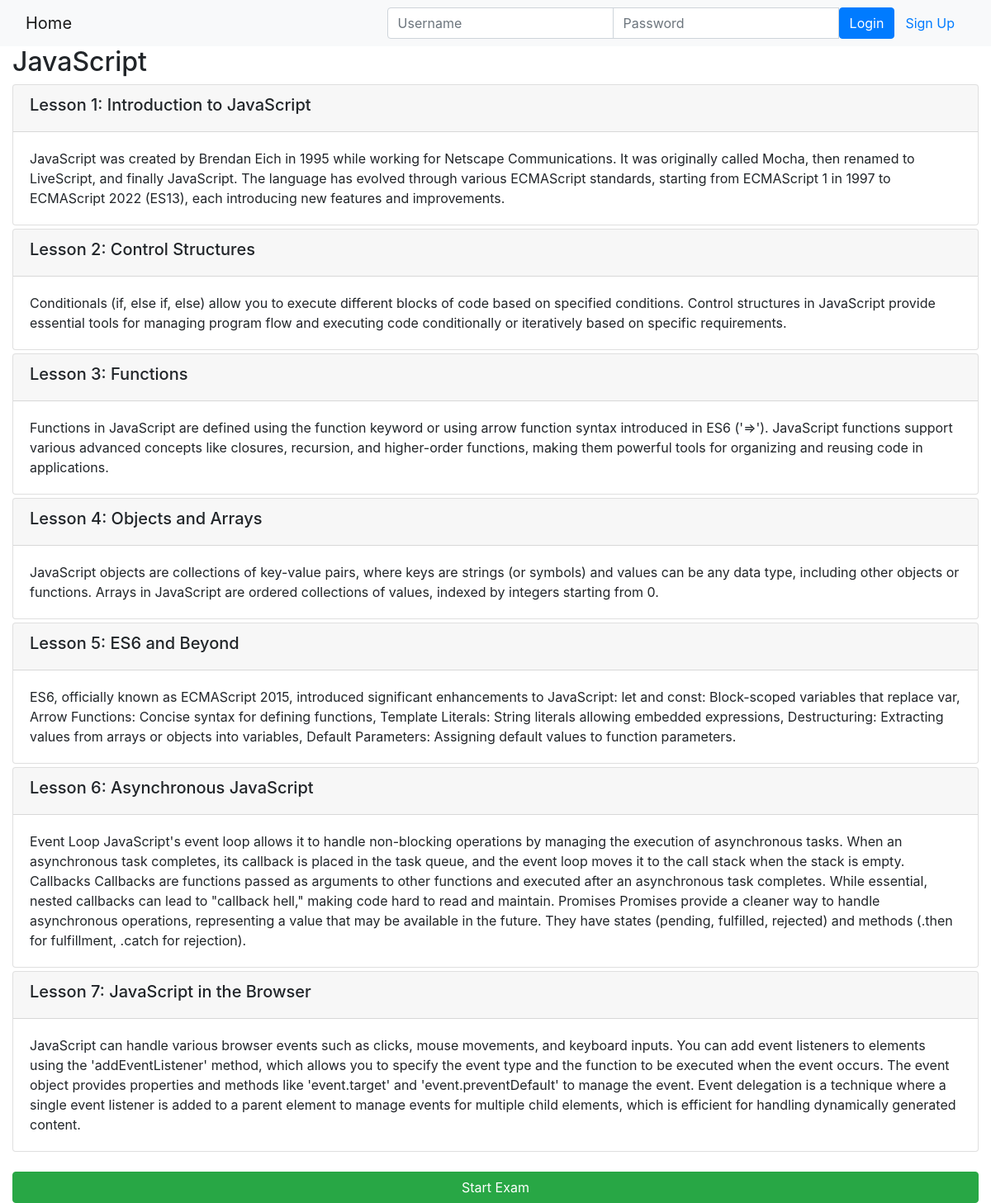
Page /course/4/ on the committed database.
### onlinecourse/models.py (models this page shows, shortened)
class Course(models.Model):
    name = models.CharField(null=False, max_length=30, default='online course')
    image = models.ImageField(upload_to='course_images/')
    description = models.CharField(max_length=1000)
    pub_date = models.DateField(null=True)
    instructors = models.ManyToManyField(Instructor)
    users = models.ManyToManyField(settings.AUTH_USER_MODEL, through='Enrollment')
    total_enrollment = models.IntegerField(default=0)
    is_enrolled = False

class Lesson(models.Model):
    title = models.CharField(max_length=200, default="title")
    order = models.IntegerField(default=0)
    course = models.ForeignKey(Course, on_delete=models.CASCADE)
    content = models.TextField()

### onlinecourse/views.py (the view)
# urls.py: path('course/<int:pk>/', views.CourseDetailView.as_view(), name='course_details'),
class CourseDetailView(generic.DetailView):
    model = Course
    template_name = 'onlinecourse/course_detail_bootstrap.html'

### onlinecourse/templates/onlinecourse/course_detail_bootstrap.html (shortened to what this page needs)
{% extends "base.html" %}
{% block content %}
    <h2>{{ course.name }}</h2>
    <div class="card-columns-vertical">
        {% for lesson in course.lesson_set.all %}
            <div class="card mt-1">
                <div class="card-header"><h5>Lesson {{lesson.order|add:1}}: {{lesson.title}}</h5></div>
                <div class="card-body">{{lesson.content}}</div>
            </div>
        {% endfor %}
    </div>
    <br>
    <a href="{% url 'onlinecourse:exam_page' course.id %}" class="btn btn-success btn-block" >Start Exam</a>
{% endblock %}

### rows in the picture
Course: name "JavaScript"
Lesson: order|add "1", title "Introduction to JavaScript", content "JavaScript was created by Brendan Eich in 1995 while working for Netscape Communications. It was originally called Mocha, then renamed to LiveScript, and finally JavaScript. The language has evolved through various ECMAScript standards, starting from ECMAScript 1 in 1997 to ECMAScript 2022 (ES13), each introducing new features and improvements."
Lesson: order|add "2", title "Control Structures", content "Conditionals (if, else if, else) allow you to execute different blocks of code based on specified conditions. Control structures in JavaScript provide essential tools for managing program flow and executing code conditionally or iteratively based on specific requirements."
Lesson: order|add "3", title "Functions", content "Functions in JavaScript are defined using the function keyword or using arrow function syntax introduced in ES6 ('=>'). JavaScript functions support various advanced concepts like closures, recursion, and higher-order functions, making them powerful tools for organizing and reusing code in applications."
Lesson: order|add "4", title "Objects and Arrays", content "JavaScript objects are collections of key-value pairs, where keys are strings (or symbols) and values can be any data type, including other objects or functions. Arrays in JavaScript are ordered collections of values, indexed by integers starting from 0."
Lesson: order|add "5", title "ES6 and Beyond", content "ES6, officially known as ECMAScript 2015, introduced significant enhancements to JavaScript: let and const: Block-scoped variables that replace var, Arrow Functions: Concise syntax for defining functions, Template Literals: String literals allowing embedded expressions, Destructuring: Extracting values from arrays or objects into variables, Default Parameters: Assigning default values to function parameters."
Lesson: order|add "6", title "Asynchronous JavaScript", content "Event Loop JavaScript's event loop allows it to handle non-blocking operations by managing the execution of asynchronous tasks. When an asynchronous task completes, its callback is placed in the task queue, and the event loop moves it to the call stack when the stack is empty. Callbacks Callbacks are functions passed as arguments to other functions and executed after an asynchronous task completes. While essential, nested callbacks can lead to \"callback hell,\" making code hard to read and maintain. Promises Promises provide a cleaner way to handle asynchronous operations, representing a value that may be available in the future. They have states (pending, fulfilled, rejected) and methods…"
Lesson: order|add "7", title "JavaScript in the Browser", content "JavaScript can handle various browser events such as clicks, mouse movements, and keyboard inputs. You can add event listeners to elements using the 'addEventListener' method, which allows you to specify the event type and the function to be executed when the event occurs. The event object provides properties and methods like 'event.target' and 'event.preventDefault' to manage the event. Event delegation is a technique where a single event listener is added to a parent element to manage events for multiple child elements, which is efficient for handling dynamically generated content."
